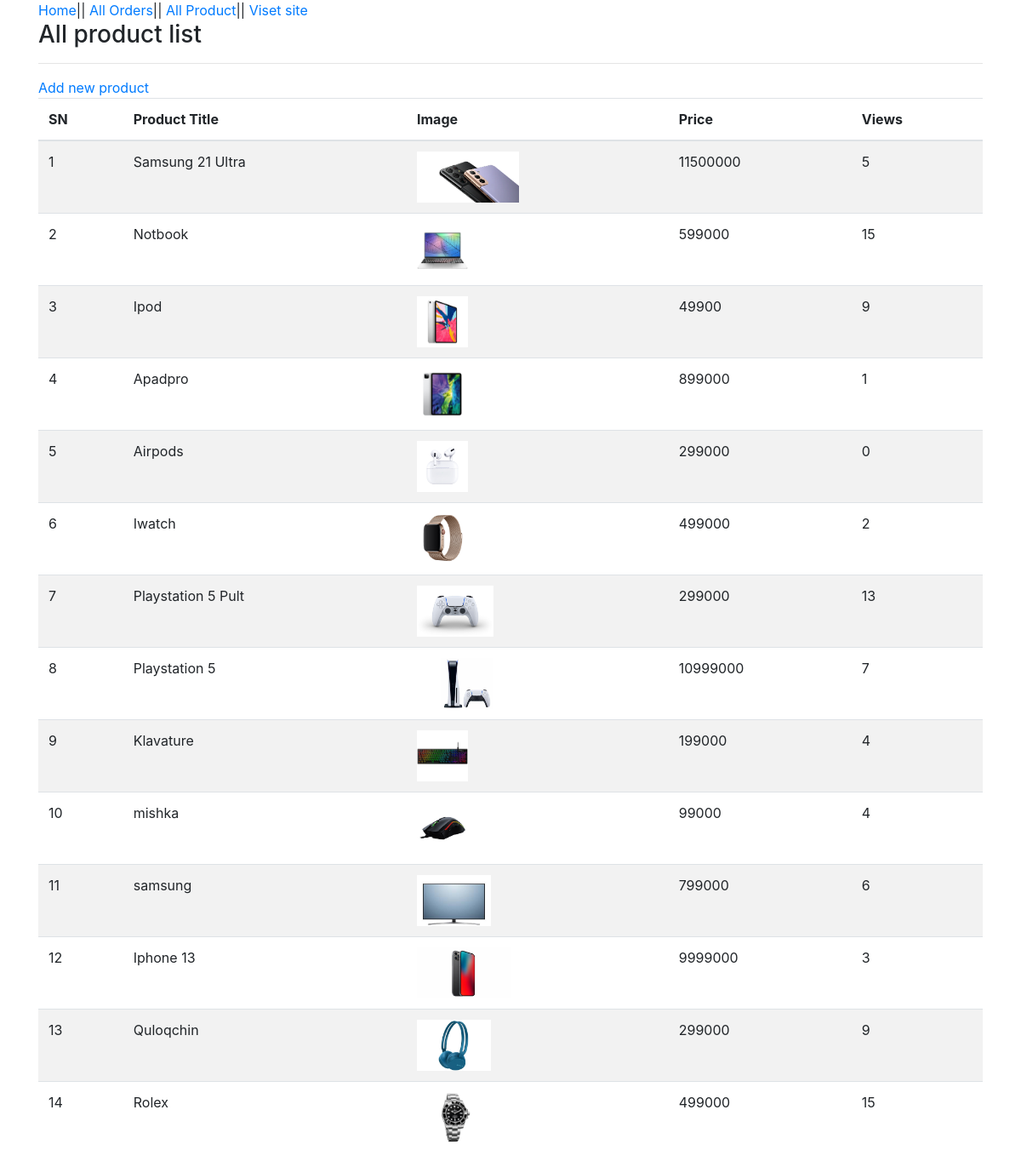
Page /admin-product/list (signed in) on the committed database.
### ecomapp/models.py (models this page shows, shortened)
class Product(models.Model):
    title = models.CharField(max_length=200)
    slug = models.SlugField(unique=True)
    category = models.ForeignKey(Category, on_delete=models.CASCADE)
    image = models.ImageField(upload_to="products")
    marked_price = models.PositiveIntegerField()
    selling_price = models.PositiveIntegerField()
    description = models.TextField()
    warranty = models.CharField(max_length=300, null=True, blank=True)
    return_policy = models.CharField(max_length=300, null=True, blank=True)
    view_count = models.PositiveIntegerField(default=0)

### ecomapp/views.py (the view)
# urls.py: path("admin-product/list", AdminProductListView.as_view(), name="adminproductlist"),
class AdminProductListView(AdminRequiredMixin, ListView):
    template_name = "adminpages/adminproductlist.html"
    queryset = Product.objects.all().order_by("-id")
    context_object_name = "allproducts"

### ecomapp/views.py (called while the page is built)
    def dispatch(self, request, *args, **kwargs):
        if request.user.is_authenticated and Admin.objects.filter(user=request.user).exists():
            pass
        else:
            return redirect("/admin-login/")
        return super().dispatch(request, *args, **kwargs)

### templates/adminpages/adminproductlist.html (shortened to what this page needs)
{% extends "adminpages/adminbase.html" %}
{% block content %}
<div class="container">
    <div class="row">
        <div class="col-md-12">
            <h3>All product list</h3><hr>
            <a href="{% url 'ecomapp:adminproductcreate' %}">Add new product</a>
            <table class="table table-striped">
                <thead>
                    <tr>
                      <th>SN</th>
                      <th>Product Title </th>
                      <th>Image</th>
                      <th>Price</th>
                      <th>Views</th>
                    </tr>
                </thead>
                <tbody>
                    {% for p in allproducts %}
                    <tr>
                        <td>{{forloop.counter}}</td>
                        <td>{{p.title}}</td>
                        <td><img src="{{p.image.url}}" style="height: 60px;" alt=""></td>
                        <td>{{p.selling_price}}</td>
                        <td>{{p.view_count}}</td>
                    </tr>
                    {% endfor %}
                </tbody>
            </table>
        </div>
    </div>
</div>
{% endblock %}

### rows in the picture
Product: title "Samsung 21 Ultra", image (picture), selling_price "11500000", view_count "5"
Product: title "Notbook", image (picture), selling_price "599000", view_count "15"
Product: title "Ipod", image (picture), selling_price "49900", view_count "9"
Product: title "Apadpro", image (picture), selling_price "899000", view_count "1"
Product: title "Airpods", image (picture), selling_price "299000", view_count "0"
Product: title "Iwatch", image (picture), selling_price "499000", view_count "2"
Product: title "Playstation 5 Pult", image (picture), selling_price "299000", view_count "13"
Product: title "Playstation 5", image (picture), selling_price "10999000", view_count "7"
Product: title "Klavature", image (picture), selling_price "199000", view_count "4"
Product: title "mishka", image (picture), selling_price "99000", view_count "4"
Product: title "samsung", image (picture), selling_price "799000", view_count "6"
Product: title "Iphone 13", image (picture), selling_price "9999000", view_count "3"
Product: title "Quloqchin", image (picture), selling_price "299000", view_count "9"
Product: title "Rolex", image (picture), selling_price "499000", view_count "15"
